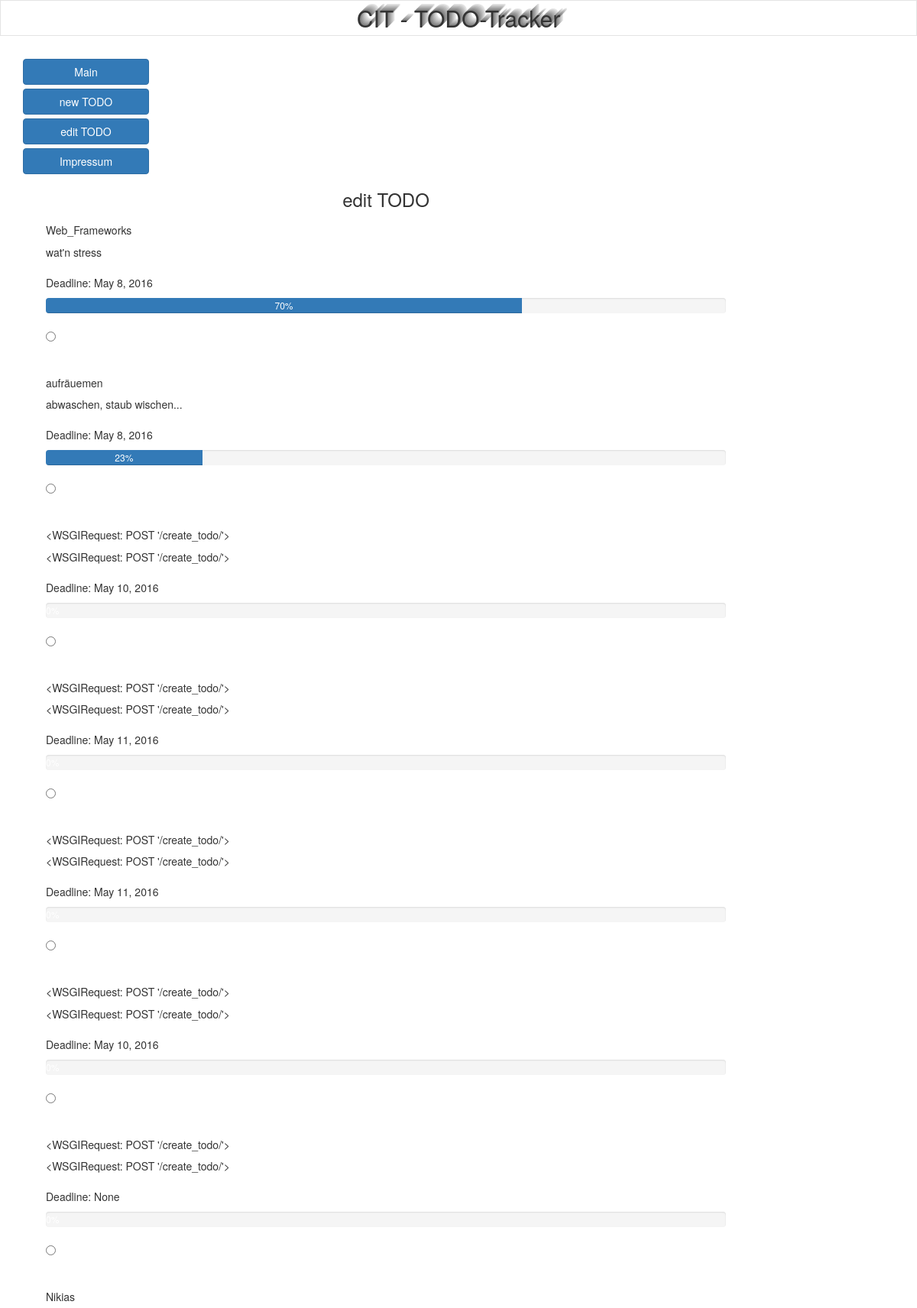
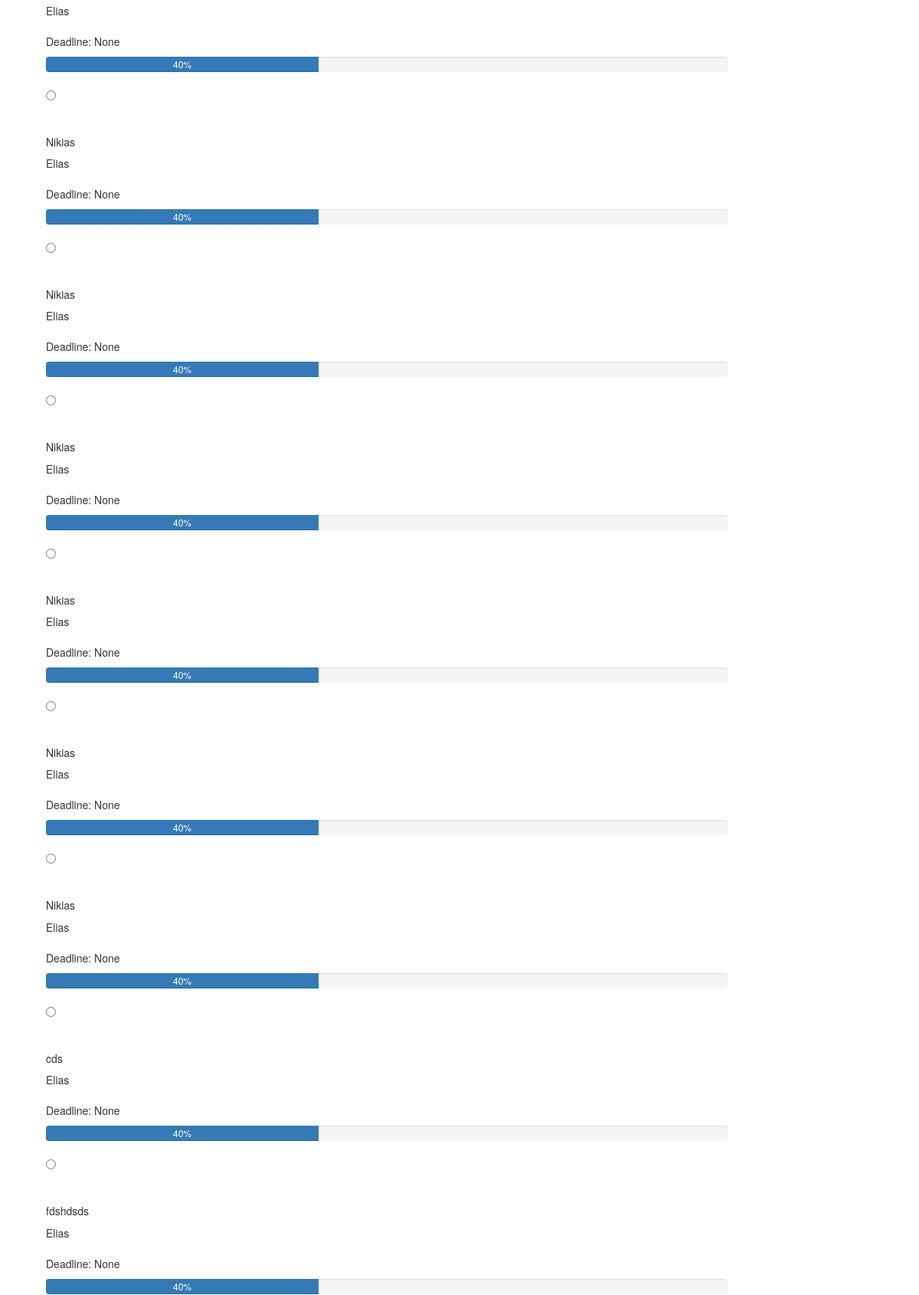
The app's page /edit_todo/ (upper part) with its own data (2 pictures, top to bottom).
### home/models.py (models this page shows)
class Todo(models.Model):
    projectname = models.CharField(max_length=100)
    description = models.TextField(max_length=500)
    progress = models.SmallIntegerField(default=0)
    deadline = models.DateField(blank=True, null=True)
    created_date = models.DateTimeField(default=timezone.now)

### home/views.py (the view)
# urls.py: url(r'^edit_todo/$', views.edit_todo, name='edit_todo'),
def edit_todo(request):
    if request.method == "POST":
        primkey = request.POST['radiotodos']
        return render(request, 'updatetodo.html', primkey)
    else:
        todos = Todo.objects.order_by('created_date')
        return render(request, 'edittodo.html', {'todos': todos})

### templates/edittodo.html (shortened to what this page needs)
<!DOCTYPE html>
<html lang="de">
  <head>
      {% load staticfiles %}
     {% load bootstrap3 %}
    <link href="{% static 'css/bootstrap.min.css' %}" rel="stylesheet">
    <link rel="stylesheet" type="text/css" href="{% static 'css/style.css' %}">
  </head>
  <body>
      <h2>CIT - TODO-Tracker</h2>
    <div class="container">
      <div class="row">
        <div class="col-md-2">
            {% load bootstrap3 %}
            {% buttons %}
            {% bootstrap_button "Main" button_type="link" icon="glyphicon glyphicon-menu-right" href="/" button_class="btn btn-primary btn-block" %}
            {% bootstrap_button "new TODO" button_type="link" icon="glyphicon glyphicon-menu-right" href="/create_todo" button_class="btn btn-primary btn-block" %}
            {% bootstrap_button "edit TODO" button_type="link" icon="glyphicon glyphicon-menu-right" href="/edit_todo" button_class="btn btn-primary btn-block" %}
            {% bootstrap_button "Impressum" button_type="link" icon="glyphicon glyphicon-menu-right" href="/impressum" button_class="btn btn-primary btn-block" %}
        </div>
        </div>
        <div class="col-md-10">
        <h3>edit TODO</h3>
          <div class="todos">
        <div class="todoex">
          <div class="col-md-12">
            <form method="POST" class="form">{% csrf_token %}
            {% for todo in todos %}
            <H5>{{todo.projectname}}</H5>
            <p>
              {{todo.description}}<br><br>
              Deadline: {{todo.deadline}}
            </p>
                    <div class="progress">
                    <div class="progress-bar" role="progressbar" aria-valuenow={{todo.progress}}
                    aria-valuemin="0" aria-valuemax="100" style="width:{{todo.progress}}%">
            <p> {{todo.progress}}% </p>
            </div>
            </div>
            <div class="radio" name="radiobuttons">
              <label><input type="Radio" name="radiotodos" value="{{todo.pk}}">{{todo.name}}</label>
            </div>
            <p><br></p>
            {% endfor %}
        </div>
        </div>
             {% endbuttons %}
        </div>
      </div>
    </div>
  </body>
</html>

### home/static/css/style.css (style rules this page uses)
h2 { text-align: center; border: 1px #e4e4e4 solid; font: bold; text-shadow: 1px -1px 0px hsla(0, 0%, 50%, 1), 2px -2px 0px hsla(0, 0%, 55%, 1), 3px -3px 0px hsla(0, 0%, 60%, 1), 4px -4px 0px hsla(0, 0%, 65%, 1), 5px -5px 0px hsla(0, 0%, 70%, 1), 6px -6px 0px hsla(0, 0%, 75%, 1), 7px -7px 0px hsla(0, 0%, 80%, 1), 8px -8px 0px hsla(0, 0%, 85%, 1), 9px -9px 0px hsla(0, 0%, 90%, 1); padding: .2em; margin: 0; }
h3 { text-align: center; bottom: 0px; }
.container { padding-top: 30px; }

### records on screen
Todo: projectname "Web_Frameworks", description "wat'n stress", deadline "May 8, 2016", progress "70"
Todo: projectname "aufräuemen", description "abwaschen, staub wischen...", deadline "May 8, 2016", progress "23"
Todo: projectname "<WSGIRequest: POST '/create_todo/'>", description "<WSGIRequest: POST '/create_todo/'>", deadline "May 10, 2016"
Todo: projectname "<WSGIRequest: POST '/create_todo/'>", description "<WSGIRequest: POST '/create_todo/'>", deadline "May 11, 2016"
Todo: projectname "<WSGIRequest: POST '/create_todo/'>", description "<WSGIRequest: POST '/create_todo/'>", deadline "May 11, 2016"
Todo: projectname "<WSGIRequest: POST '/create_todo/'>", description "<WSGIRequest: POST '/create_todo/'>", deadline "May 10, 2016"
Todo: projectname "<WSGIRequest: POST '/create_todo/'>", description "<WSGIRequest: POST '/create_todo/'>", deadline "None"
Todo: projectname "Nikias", description "Elias", deadline "None", progress "40"
Todo: projectname "Nikias", description "Elias", deadline "None", progress "40"
Todo: projectname "Nikias", description "Elias", deadline "None", progress "40"
Todo: projectname "Nikias", description "Elias", deadline "None", progress "40"
Todo: projectname "Nikias", description "Elias", deadline "None", progress "40"
Todo: projectname "Nikias", description "Elias", deadline "None", progress "40"
Todo: projectname "Nikias", description "Elias", deadline "None", progress "40"
Todo: projectname "cds", description "Elias", deadline "None", progress "40"
Todo: projectname "fdshdsds", description "Elias", deadline "None", progress "40"
